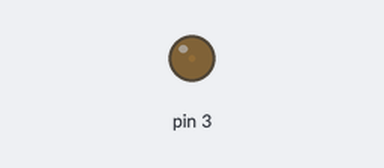
Bench run of a sketch on a simulated Arduino Uno, built with avr-gcc and run on an emulated ATmega328P. On the bench: output pins drawn as LEDs (lit = HIGH).

Above: at 0.05 s.
At 4.0 s:
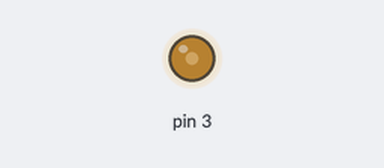
At 6.0 s:
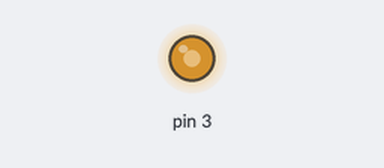
At 8.0 s:
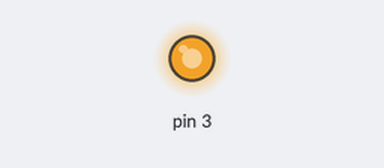
Timing chart, 0 to 10.4 s (numbered marks = the images above):
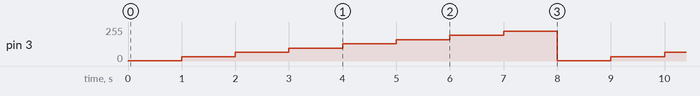

Measured:
- by itself, pin 3: repeats every 8.0 s: 33/255 1.0 s, 65/255 1.0 s, 97/255 1.0 s, 129/255 1.0 s, 161/255 1.0 s, 193/255 1.0 s, 225/255 1.0 s, 1/255 1.0 s

The sketch:

Ques6_i_.ino
```cpp
int i;
void setup()
{

}

void loop()
{
    for(i=1;i<256;i=i+32)
    {
      analogWrite(3,i);
      delay(1000);
    }
}
```
